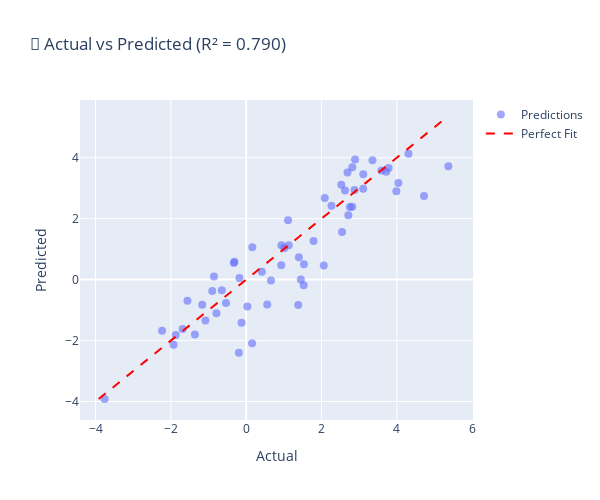

Notebook code for this chart:
### Code cell
# Actual vs Predicted plot
fig = go.Figure()
fig.add_trace(go.Scatter(
    x=lr_results['y_test'], y=lr_results['predictions'],
    mode='markers', name='Predictions',
    marker=dict(opacity=0.6, size=8)
))

# Perfect prediction line
min_val = min(lr_results['y_test'].min(), lr_results['predictions'].min())
max_val = max(lr_results['y_test'].max(), lr_results['predictions'].max())
fig.add_trace(go.Scatter(
    x=[min_val, max_val], y=[min_val, max_val],
    mode='lines', name='Perfect Fit',
    line=dict(dash='dash', color='red', width=2)
))

fig.update_layout(
    title=f'🎯 Actual vs Predicted (R² = {lr_results["r2"]:.3f})',
    xaxis_title='Actual', yaxis_title='Predicted',
    width=600, height=500
)
fig

### Figure 1 — Plotly figure (JSON) as saved in the notebook; plotly's stock layout.template omitted (floating-point values rounded to 4 significant figures)
{"data": [{"marker": {"opacity": 0.6, "size": 8}, "mode": "markers", "name": "Predictions", "type": "scatter", "x": [0.4171, 3.592, 4.041, 2.545, -0.1216, -0.1939, -1.56, -1.869, 0.9316, 3.353, 1.527, 1.789, -1.929, 2.265, 1.399, -3.758, 2.817, -0.9008, 3.781, 2.891, -0.7899, 0.9361, 1.13, -0.1797, -0.5354, 3.107, 4.309, 2.713, 3.718, -1.361, 2.087, 3.109, 3.988, 1.112, -0.6462, -0.3122, 2.624, -1.083, 5.368, 0.1631, 0.1564, 0.6583, 2.526, 1.013, -2.233, -0.8547, 1.534, 0.03194, -1.167, 1.382, 2.754, 4.722, 1.451, -0.3273, 2.876, 2.69, 0.5586, -1.685, 2.061, 2.818], "y": [0.2545, 3.578, 3.168, 1.563, -1.419, -2.396, -0.6912, -1.821, 0.4701, 3.917, -0.1878, 1.268, -2.135, 2.425, 0.733, -3.917, 2.394, -0.3751, 3.662, 3.939, -1.1, 1.13, 1.129, 0.05105, -0.7649, 2.98, 4.128, 2.11, 3.542, -1.803, 2.675, 3.455, 2.895, 1.944, -0.3487, 0.5894, 2.923, -1.344, 3.718, 1.062, -2.087, -0.0306, 3.109, 1.039, -1.674, 0.1007, 0.5022, -0.8841, -0.8223, -0.8292, 2.385, 2.747, 0.005721, 0.5456, 2.938, 3.514, -0.8173, -1.621, 0.4663, 3.689]}, {"line": {"color": "red", "dash": "dash", "width": 2}, "mode": "lines", "name": "Perfect Fit", "type": "scatter", "x": [-3.917, 5.368], "y": [-3.917, 5.368]}], "layout": {"height": 500, "title": {"text": "🎯 Actual vs Predicted (R² = 0.790)"}, "width": 600, "xaxis": {"autorange": true, "range": [-4.413, 6.024], "title": {"text": "Actual"}, "type": "linear"}, "yaxis": {"autorange": true, "range": [-4.606, 5.893], "title": {"text": "Predicted"}, "type": "linear"}}}
